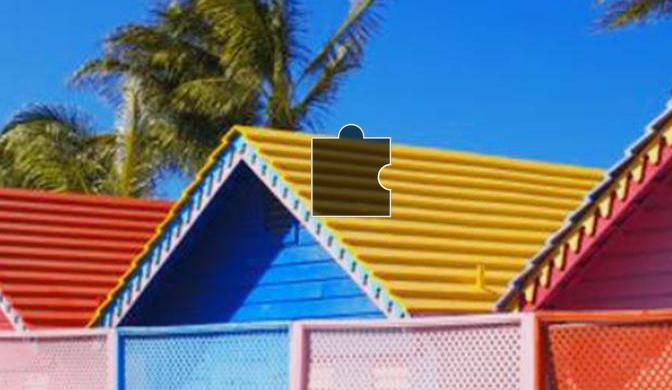
#> input picture 猫眼/img.png, 672 x 390 px
$ python 4.py
#> lines starting #> are read from the running program, lines starting #| are printed output that depends on the picture
from PIL import Image, ImageChops, ImageFilter, ImageDraw


def precise_gap_detection(img):
    """精确识别拼图形状缺口"""
    # 转换为HSV空间检测明度变化
    hsv = img.convert("HSV")
    v_channel = hsv.split()[2]

    # 寻找亮度突变区（拼图缺口特征）
    edge_map = v_channel.filter(ImageFilter.FIND_EDGES)
    bbox = edge_map.getbbox()

    # 扩展检测区域（包含锯齿边缘）
    return (
        bbox[0] - 5, bbox[1] - 5,
        bbox[2] + 5, bbox[3] + 5
    ) if bbox else (width - 100, 100, width, 200)


# 加载图像
base_img = Image.open("img.png").convert("RGBA")
width, height = base_img.size
#> width = 672; height = 390

# 精确识别缺口区域
gap_box = precise_gap_detection(base_img)
#> in precise_gap_detection, `hsv = img.convert("HSV")`: hsv: PIL image 672x390 HSV; mean H, S, V 112.9, 166.8, 176.8
#> in precise_gap_detection, `v_channel = hsv.split()[2]`:
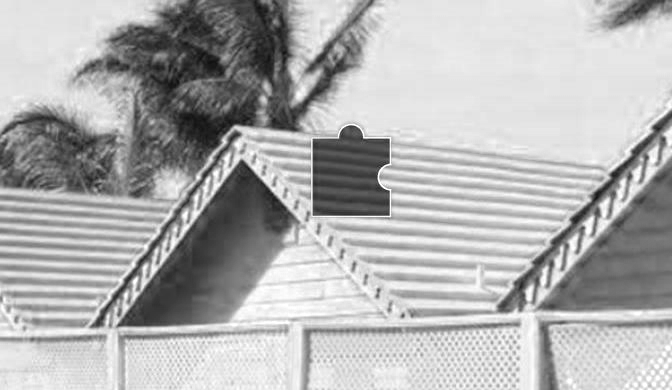
#> v_channel: PIL image 672x390 L; min 16, max 255, mean 176.8
#> in precise_gap_detection, `edge_map = v_channel.filter(ImageFilter.FIND_EDGES)`:
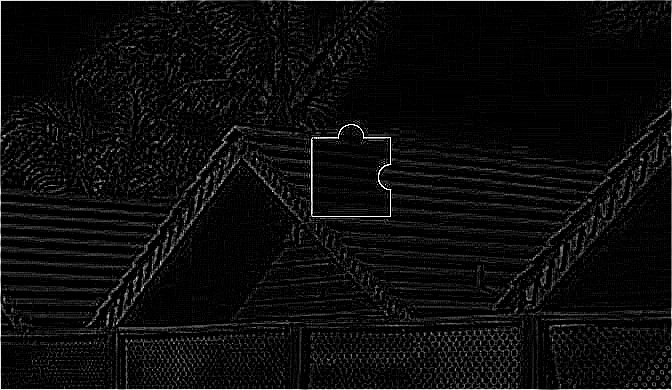
#> edge_map: PIL image 672x390 L; min 0, max 255, mean 12.7
#> in precise_gap_detection, `bbox = edge_map.getbbox()`: bbox = (0, 0, 672, 390)
#> gap_box = (-5, -5, 677, 395)
print(f"Detected gap area: {gap_box}")
#| Detected gap area: (-5, -5, 677, 395)

# 创建分层处理系统
layer_system = {
    "background": base_img.copy(),
    "gap_mask": Image.new("L", base_img.size, 0),
    "mirror_effect": Image.new("RGBA", base_img.size, (0, 0, 0, 0))
}

# 生成动态缺口蒙版
gap_mask_draw = ImageDraw.Draw(layer_system["gap_mask"])
gap_mask_draw.rectangle(gap_box, fill=255)

# 创建镜像缺口（带羽化边缘）
original_gap = base_img.crop(gap_box)
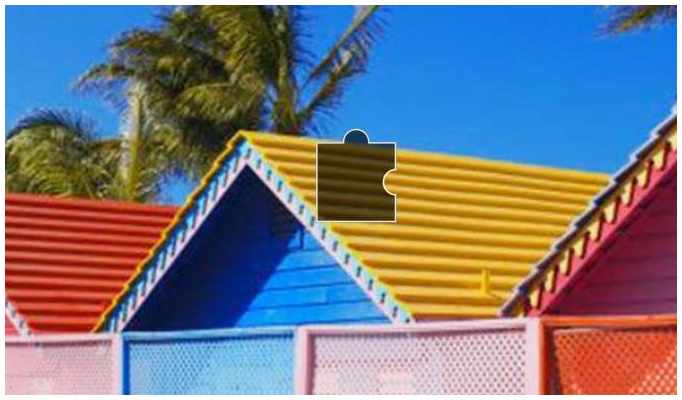
#> original_gap: PIL image 682x400 RGBA; mean R, G, B, A 107.8, 110.8, 122.8, 245; transparent parts drawn white
mirror_gap = original_gap.transpose(Image.FLIP_LEFT_RIGHT).filter(
    ImageFilter.GaussianBlur(radius=2)
)
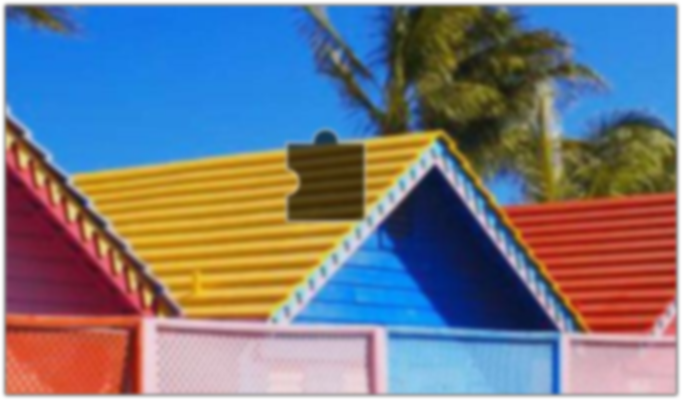
#> mirror_gap: PIL image 682x400 RGBA; mean R, G, B, A 107.8, 110.8, 122.8, 245; transparent parts drawn white

# 计算精准粘贴位置（保持透视关系）
mirror_position = (
    gap_box[0] - mirror_gap.width - 20,  # 20px安全间距
    gap_box[1] + (gap_box[3] - gap_box[1]) // 4
)
#> mirror_position = (-707, 95)

# 多层合成
layer_system["mirror_effect"].paste(
    mirror_gap,
    mirror_position,
    mask=mirror_gap.split()[3]  # 使用alpha通道作为蒙版
)

# 最终合成公式：background - (gap_mask ∩ mirror_effect)
result = Image.composite(
    layer_system["mirror_effect"],
    layer_system["background"],
    layer_system["gap_mask"]
)
#> result: PIL image 672x390 RGBA; every value is 0

result.save("magic_output.png")

$ run again, with 猫眼/111.png copied over 猫眼/img.png
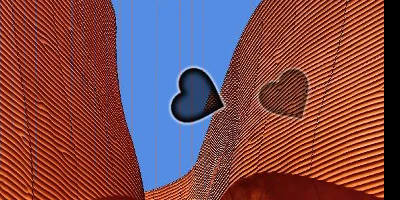
#> input picture 猫眼/111.png, 400 x 200 px
#> hsv: PIL image 400x200 HSV; mean H, S, V 45, 175.2, 153.5
#> bbox = (0, 0, 384, 200)
#> gap_box = (-5, -5, 389, 205)
#| Detected gap area: (-5, -5, 389, 205)
#> `mirror_gap = original_gap.transpose(Image.FLIP_LEFT_RIGHT).filter( Ima..`:
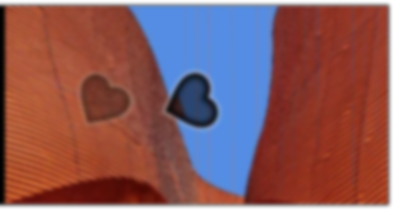
#> mirror_gap: PIL image 394x210 RGBA; mean R, G, B, A 121.7, 73.2, 76.5, 239.8; transparent parts drawn white
#> mirror_position = (-419, 47)
#> `result = Image.composite( layer_system["mirror_effect"], layer_system[..`:
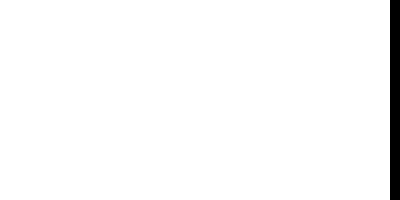
#> result: PIL image 400x200 RGBA; mean R, G, B, A 0, 0, 0, 6.4; transparent parts drawn white
